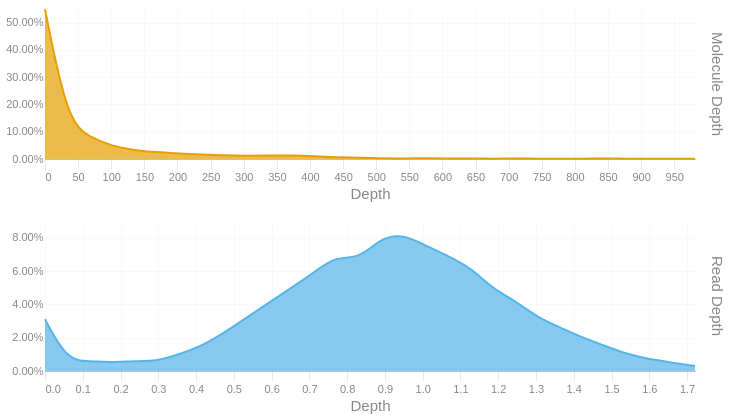

Notebook code for this chart:
### Code cell
readdep = depth_hist(tb['Read Depth'], q99, 3)
readdep = readdep.with_columns(pl.lit('Read Depth').alias('Metric'))
if not SKIPLR:
    moldep = depth_hist(tb['Molecule Depth'], mol_q99, 1)
    moldep = moldep.with_columns(pl.lit('Molecule Depth').alias('Metric'))
    _hist = pl.concat([readdep, moldep])
    _hist = _hist.filter(pl.col('Proportion') != 0)
    with SafeRender(_hist):
        (
            alt.Chart(_hist)        
            .mark_area(interpolate = "basis")
            .encode(
                x=alt.X('Bin:Q').scale(domainMin=0).axis(alt.Axis(title='Depth')),
                y = alt.Y('Proportion:Q', title = None).axis(format = '.2%'),
                color = alt.Color('Metric:N').legend(None),
                row = alt.Row("Metric:N").header(title = None, labelOrient = 'right'),
                tooltip = [
                    alt.Tooltip("Metric:N", title = "Metric"),
                    alt.Tooltip('Interval:N', title = "Depth Interval"),
                    alt.Tooltip('Proportion:Q', title = "% Alignments").format('.2%')
                ]
            )
            .resolve_scale(x='independent', y='independent')
            .properties(
                height = 150, width = 650,
                usermeta={'embedOptions': {'downloadFileName': f'{samplename}.depth.hist'}}
            )
        ).display()
else:
    readdep = readdep.filter(pl.col('Proportion') != 0)
    with SafeRender(readdep):
        (
            alt.Chart(readdep)        
            .mark_area(interpolate = "basis")
            .encode(
                x=alt.X('Bin:Q').scale(domainMin=0).axis(alt.Axis(title='Depth')),
                y = alt.Y('Proportion:Q', title = None).axis(format = '.2%'),
                tooltip = [
                    alt.Tooltip('Interval:N', title = "Depth Interval"),
                    alt.Tooltip('Proportion:Q', title = "% Alignments").format('.2%')
                ]
            )
            .properties(
                usermeta={'embedOptions': {'downloadFileName': f'{samplename}.depth.hist'}}
            )
        ).display()

### Figure 1 — Vega-Lite specification as saved in the notebook (floating-point values rounded to 4 significant figures)
{"width": 650, "height": 150, "config": {"title": {"anchor": "start", "dy": -15, "fontSize": 18, "color": "#888888", "subtitleColor": "#888888", "subtitleFontSize": 14}, "arc": {"fill": "#0072B2"}, "axis": {"domainColor": "#888888", "domainWidth": 0.5, "gridWidth": 0.2, "grid": false, "titleFontWeight": 400, "titleFontSize": 15, "labelFontSize": 11, "labelColor": "#888888", "tickColor": "#888888", "tickWidth": 0.2, "titleColor": "#888888"}, "axisBand": {"grid": false}, "axisX": {"grid": true, "tickSize": 10, "domainCap": "round"}, "axisY": {"domain": false, "grid": true, "tickSize": 0, "domainCap": "round"}, "background": "transparent", "header": {"labelFontSize": 15, "labelColor": "#888888", "titleFontSize": 15, "titleFontWeight": 600, "titleColor": "#888888"}, "legend": {"labelFont": "sans-serif", "labelFontSize": 12, "labelColor": "#888888", "symbolSize": 100, "symbolType": "circle", "titleFontSize": 12, "titlePadding": 10, "titleColor": "#888888", "title": null}, "range": {"category": ["#E69F00", "#56B4E9", "#009E73", "#F0E442", "#0072B2", "#D55E00", "#CC79A7", "#000000"], "diverging": ["#cfe8f3", "#a2d4ec", "#73bfe2", "#46abdb", "#1696d2", "#12719e"]}, "area": {"fill": "#0072B2", "fillOpacity": 0.7, "line": true, "strokeOpacity": 0.7}, "line": {"color": "#0072B2", "stroke": "#0072B2", "strokeWidth": 2}, "trail": {"color": "#0072B2", "stroke": "#0072B2", "strokeWidth": 0, "size": 1}, "point": {"filled": true, "fillOpacity": 1.0, "size": 95}, "text": {"color": "#888888", "fontSize": 11, "align": "right", "fontWeight": 400, "size": 11}, "bar": {"fill": "#0072B2", "stroke": null}, "view": {"stroke": null, "continuousWidth": 660, "continuousHeight": 400}}, "data": {"name": "data-85717ba96e7cf271f98fed1e6ee3bb30"}, "mark": {"type": "area", "interpolate": "basis"}, "encoding": {"color": {"field": "Metric", "legend": null, "type": "nominal"}, "row": {"field": "Metric", "header": {"title": null, "labelOrient": "right"}, "type": "nominal"}, "tooltip": [{"field": "Metric", "title": "Metric", "type": "nominal"}, {"field": "Interval", "title": "Depth Interval", "type": "nominal"}, {"field": "Proportion", "format": ".2%", "title": "% Alignments", "type": "quantitative"}], "x": {"axis": {"title": "Depth"}, "field": "Bin", "scale": {"domainMin": 0}, "type": "quantitative"}, "y": {"axis": {"format": ".2%"}, "field": "Proportion", "title": null, "type": "quantitative"}}, "resolve": {"scale": {"x": "independent", "y": "independent"}}, "usermeta": {"embedOptions": {"downloadFileName": "S1_Musquodoboit_011.depth.hist"}}, "$schema": "https://vega.github.io/schema/vega-lite/v6.1.0.json", "datasets": {"data-85717ba96e7cf271f98fed1e6ee3bb30": [{"Bin": 0.0, "Interval": "0.0-0.059", "Proportion": 0.031, "Metric": "Read Depth"}, {"Bin": 0.059, "Interval": "0.059-0.119", "Proportion": 0.006, "Metric": "Read Depth"}, {"Bin": 0.119, "Interval": "0.119-0.178", "Proportion": 0.006, "Metric": "Read Depth"}, {"Bin": 0.178, "Interval": "0.178-0.237", "Proportion": 0.005, "Metric": "Read Depth"}, {"Bin": 0.237, "Interval": "0.237-0.297", "Proportion": 0.006, "Metric": "Read Depth"}, {"Bin": 0.297, "Interval": "0.297-0.356", "Proportion": 0.006, "Metric": "Read Depth"}, {"Bin": 0.356, "Interval": "0.356-0.415", "Proportion": 0.01, "Metric": "Read Depth"}, {"Bin": 0.415, "Interval": "0.415-0.475", "Proportion": 0.015, "Metric": "Read Depth"}, {"Bin": 0.475, "Interval": "0.475-0.534", "Proportion": 0.023, "Metric": "Read Depth"}, {"Bin": 0.534, "Interval": "0.534-0.593", "Proportion": 0.032, "Metric": "Read Depth"}, {"Bin": 0.593, "Interval": "0.593-0.653", "Proportion": 0.041, "Metric": "Read Depth"}, {"Bin": 0.653, "Interval": "0.653-0.712", "Proportion": 0.05, "Metric": "Read Depth"}, {"Bin": 0.712, "Interval": "0.712-0.771", "Proportion": 0.059, "Metric": "Read Depth"}, {"Bin": 0.771, "Interval": "0.771-0.831", "Proportion": 0.069, "Metric": "Read Depth"}, {"Bin": 0.831, "Interval": "0.831-0.89", "Proportion": 0.067, "Metric": "Read Depth"}, {"Bin": 0.89, "Interval": "0.89-0.949", "Proportion": 0.08, "Metric": "Read Depth"}, {"Bin": 0.949, "Interval": "0.949-1.009", "Proportion": 0.082, "Metric": "Read Depth"}, {"Bin": 1.009, "Interval": "1.009-1.068", "Proportion": 0.075, "Metric": "Read Depth"}, {"Bin": 1.068, "Interval": "1.068-1.127", "Proportion": 0.069, "Metric": "Read Depth"}, {"Bin": 1.127, "Interval": "1.127-1.187", "Proportion": 0.062, "Metric": "Read Depth"}, {"Bin": 1.187, "Interval": "1.187-1.246", "Proportion": 0.049, "Metric": "Read Depth"}, {"Bin": 1.246, "Interval": "1.246-1.305", "Proportion": 0.042, "Metric": "Read Depth"}, {"Bin": 1.305, "Interval": "1.305-1.365", "Proportion": 0.032, "Metric": "Read Depth"}, {"Bin": 1.365, "Interval": "1.365-1.424", "Proportion": 0.026, "Metric": "Read Depth"}, {"Bin": 1.424, "Interval": "1.424-1.483", "Proportion": 0.02, "Metric": "Read Depth"}, {"Bin": 1.483, "Interval": "1.483-1.543", "Proportion": 0.015, "Metric": "Read Depth"}, {"Bin": 1.543, "Interval": "1.543-1.602", "Proportion": 0.01, "Metric": "Read Depth"}, {"Bin": 1.602, "Interval": "1.602-1.661", "Proportion": 0.007, "Metric": "Read Depth"}, {"Bin": 1.661, "Interval": "1.661-1.721", "Proportion": 0.005, "Metric": "Read Depth"}, {"Bin": 1.721, "Interval": "1.721-1.78", "Proportion": 0.003, "Metric": "Read Depth"}, {"Bin": 0.0, "Interval": "0.0-33.8", "Proportion": 0.549, "Metric": "Molecule Depth"}, {"Bin": 33.8, "Interval": "33.8-67.7", "Proportion": 0.139, "Metric": "Molecule Depth"}, {"Bin": 67.7, "Interval": "67.7-101.5", "Proportion": 0.079, "Metric": "Molecule Depth"}, {"Bin": 101.5, "Interval": "101.5-135.4", "Proportion": 0.047, "Metric": "Molecule Depth"}, {"Bin": 135.4, "Interval": "135.4-169.2", "Proportion": 0.032, "Metric": "Molecule Depth"}, {"Bin": 169.2, "Interval": "169.2-203.0", "Proportion": 0.025, "Metric": "Molecule Depth"}, {"Bin": 203.0, "Interval": "203.0-236.9", "Proportion": 0.02, "Metric": "Molecule Depth"}, {"Bin": 236.9, "Interval": "236.9-270.7", "Proportion": 0.016, "Metric": "Molecule Depth"}, {"Bin": 270.7, "Interval": "270.7-304.6", "Proportion": 0.013, "Metric": "Molecule Depth"}, {"Bin": 304.6, "Interval": "304.6-338.4", "Proportion": 0.012, "Metric": "Molecule Depth"}, {"Bin": 338.4, "Interval": "338.4-372.2", "Proportion": 0.013, "Metric": "Molecule Depth"}, {"Bin": 372.2, "Interval": "372.2-406.1", "Proportion": 0.013, "Metric": "Molecule Depth"}, {"Bin": 406.1, "Interval": "406.1-439.9", "Proportion": 0.01, "Metric": "Molecule Depth"}, {"Bin": 439.9, "Interval": "439.9-473.7", "Proportion": 0.006, "Metric": "Molecule Depth"}, {"Bin": 473.7, "Interval": "473.7-507.6", "Proportion": 0.005, "Metric": "Molecule Depth"}, {"Bin": 507.6, "Interval": "507.6-541.4", "Proportion": 0.002, "Metric": "Molecule Depth"}, {"Bin": 541.4, "Interval": "541.4-575.3", "Proportion": 0.002, "Metric": "Molecule Depth"}, {"Bin": 575.3, "Interval": "575.3-609.1", "Proportion": 0.003, "Metric": "Molecule Depth"}, {"Bin": 609.1, "Interval": "609.1-642.9", "Proportion": 0.002, "Metric": "Molecule Depth"}, {"Bin": 642.9, "Interval": "642.9-676.8", "Proportion": 0.002, "Metric": "Molecule Depth"}, {"Bin": 676.8, "Interval": "676.8-710.6", "Proportion": 0.001, "Metric": "Molecule Depth"}, {"Bin": 710.6, "Interval": "710.6-744.5", "Proportion": 0.002, "Metric": "Molecule Depth"}, {"Bin": 744.5, "Interval": "744.5-778.3", "Proportion": 0.001, "Metric": "Molecule Depth"}, {"Bin": 778.3, "Interval": "778.3-812.1", "Proportion": 0.001, "Metric": "Molecule Depth"}, {"Bin": 812.1, "Interval": "812.1-846.0", "Proportion": 0.001, "Metric": "Molecule Depth"}, {"Bin": 846.0, "Interval": "846.0-879.8", "Proportion": 0.002, "Metric": "Molecule Depth"}, {"Bin": 879.8, "Interval": "879.8-913.7", "Proportion": 0.001, "Metric": "Molecule Depth"}, {"Bin": 913.7, "Interval": "913.7-947.5", "Proportion": 0.001, "Metric": "Molecule Depth"}, {"Bin": 947.5, "Interval": "947.5-981.3", "Proportion": 0.001, "Metric": "Molecule Depth"}, {"Bin": 981.3, "Interval": "981.3-1015.17", "Proportion": 0.001, "Metric": "Molecule Depth"}]}}
